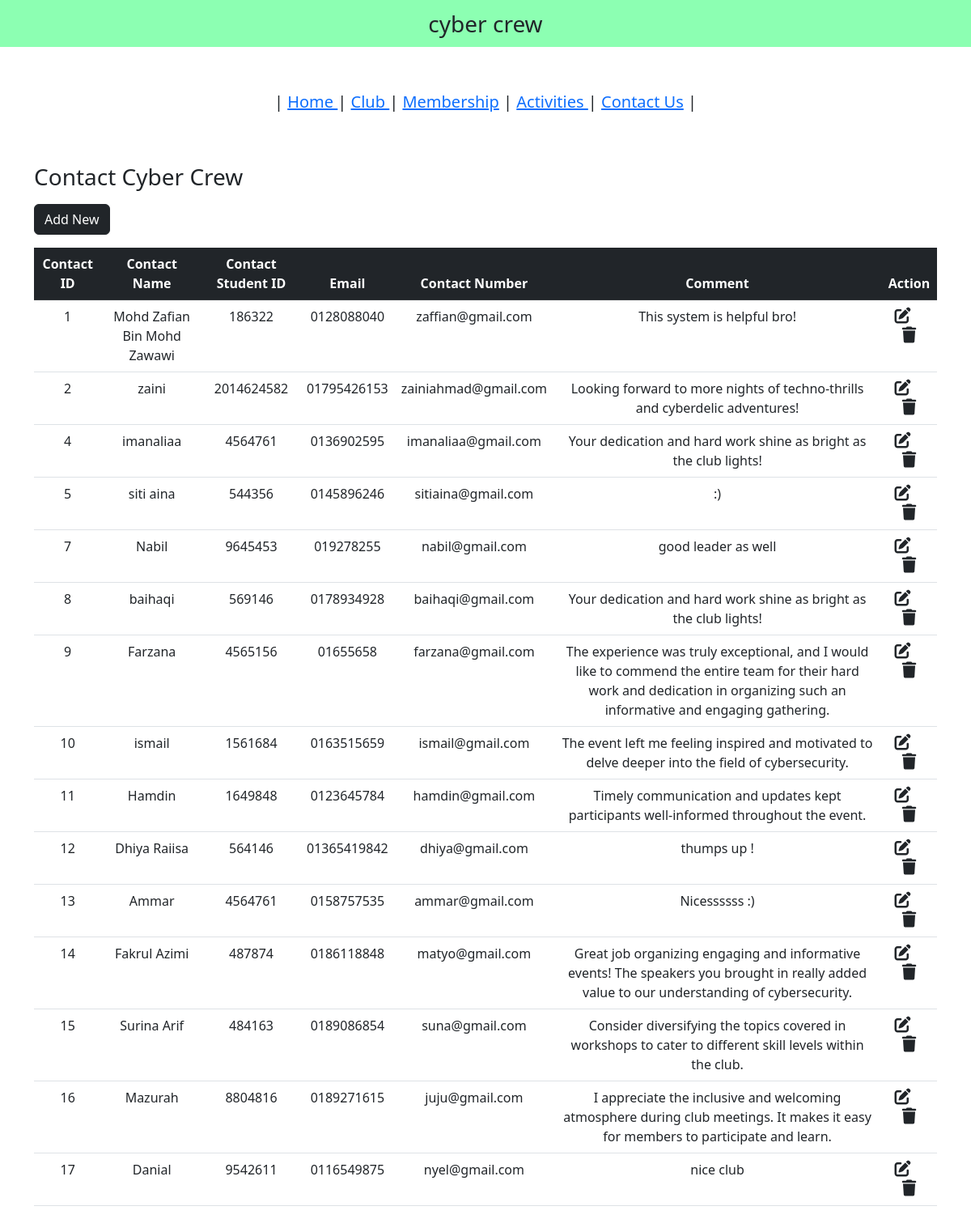
The page /contact.php on the database its author committed.
### tables this page shows
CREATE TABLE `contact` (
  `contact_id` int NOT NULL,
  `contact_name` varchar(200) NOT NULL,
  `contact_studid` int NOT NULL,
  `contact_desc` longtext NOT NULL,
  `contact_email` varchar(150) NOT NULL,
  `contact_phone` varchar(12) NOT NULL
);

### contact.php (the view, shortened to what this page needs)
<?php
include "db_conn.php";
?>
<!DOCTYPE html>
<html lang="en">
<head>
  <link href="https://cdn.jsdelivr.net/npm/bootstrap@5.2.3/dist/css/bootstrap.min.css" rel="stylesheet">
  <link rel="stylesheet" href="https://cdnjs.cloudflare.com/ajax/libs/font-awesome/6.4.0/css/all.min.css" />
</head>
<body>
  <nav class="navbar navbar-light justify-content-center fs-3 mb-5" style="background-color: #00ff5573;">
   cyber crew
  </nav>
   <nav class="navbar navbar-light justify-content-center fs-3 mb-5" style="background-color: #00fffff;">
<h5>| <a href="index.php">Home </a>| <a href="club.php">Club </a>| <a href="membership.php">Membership</a> | <a href="activity.php">Activities </a> | <a href="contact.php">Contact Us</a> | </h5></p>
</nav>
  <div class="container">
	<p align="center"><h3>Contact Cyber Crew</h3></p>
    <a href="add_contact.php" class="btn btn-dark mb-3">Add New</a>
    <table class="table table-hover text-center">
      <thead class="table-dark">
        <tr>
          <th scope="col">Contact ID</th>
          <th scope="col">Contact Name</th>
          <th scope="col">Contact Student ID</th>
          <th scope="col">Email</th>
          <th scope="col">Contact Number</th>
          <th scope="col">Comment</th>
          <th scope="col">Action</th>
        </tr>
      </thead>
      <tbody>
        <?php
        $sql = "SELECT * FROM `contact`";
        $result = mysqli_query($conn, $sql);
        while ($row = mysqli_fetch_assoc($result)) {
        ?>
          <tr>
            <td><?php echo $row["contact_id"] ?></td>
            <td><?php echo $row["contact_name"] ?></td>
            <td><?php echo $row["contact_studid"] ?></td>
            <td><?php echo $row["contact_phone"] ?></td>
            <td><?php echo $row["contact_email"] ?></td>
            <td><?php echo $row["contact_desc"] ?></td>
            <td>
              <a href="edit_Contact.php?contact_id=<?php echo $row["contact_id"] ?>" class="link-dark"><i class="fa-solid fa-pen-to-square fs-5 me-3"></i></a>
              <a href="delete_Contact.php?contact_id=<?php echo $row["contact_id"] ?>" class="link-dark"><i class="fa-solid fa-trash fs-5"></i></a>
            </td>
          </tr>
        <?php
        }
        ?>
      </tbody>
    </table>
  </div>
</body>
</html>

### rows shown on the page
contact: contact_id "1", contact_name "Mohd Zafian Bin Mohd Zawawi", contact_studid "186322", contact_phone "0128088040", contact_email "zaffian@gmail.com", contact_desc "This system is helpful bro!"
contact: contact_id "2", contact_name "zaini", contact_studid "2014624582", contact_phone "01795426153", contact_email "zainiahmad@gmail.com", contact_desc "Looking forward to more nights of techno-thrills and cyberdelic adventures!"
contact: contact_id "4", contact_name "imanaliaa", contact_studid "4564761", contact_phone "0136902595", contact_email "imanaliaa@gmail.com", contact_desc "Your dedication and hard work shine as bright as the club lights!"
contact: contact_id "5", contact_name "siti aina", contact_studid "544356", contact_phone "0145896246", contact_email "sitiaina@gmail.com", contact_desc ":)"
contact: contact_id "7", contact_name "Nabil", contact_studid "9645453", contact_phone "019278255", contact_email "nabil@gmail.com", contact_desc "good leader as well"
contact: contact_id "8", contact_name "baihaqi", contact_studid "569146", contact_phone "0178934928", contact_email "baihaqi@gmail.com", contact_desc "Your dedication and hard work shine as bright as the club lights!"
contact: contact_id "9", contact_name "Farzana", contact_studid "4565156", contact_phone "01655658", contact_email "farzana@gmail.com", contact_desc "The experience was truly exceptional, and I would like to commend the entire team for their hard work and dedication in organizing such an informative and engaging gathering."
contact: contact_id "10", contact_name "ismail", contact_studid "1561684", contact_phone "0163515659", contact_email "ismail@gmail.com", contact_desc "The event left me feeling inspired and motivated to delve deeper into the field of cybersecurity."
contact: contact_id "11", contact_name "Hamdin", contact_studid "1649848", contact_phone "0123645784", contact_email "hamdin@gmail.com", contact_desc "Timely communication and updates kept participants well-informed throughout the event."
contact: contact_id "12", contact_name "Dhiya Raiisa", contact_studid "564146", contact_phone "01365419842", contact_email "dhiya@gmail.com", contact_desc "thumps up !"
contact: contact_id "13", contact_name "Ammar", contact_studid "4564761", contact_phone "0158757535", contact_email "ammar@gmail.com", contact_desc "Nicessssss :)"
contact: contact_id "14", contact_name "Fakrul Azimi", contact_studid "487874", contact_phone "0186118848", contact_email "matyo@gmail.com", contact_desc "Great job organizing engaging and informative events! The speakers you brought in really added value to our understanding of cybersecurity."
contact: contact_id "15", contact_name "Surina Arif", contact_studid "484163", contact_phone "0189086854", contact_email "suna@gmail.com", contact_desc "Consider diversifying the topics covered in workshops to cater to different skill levels within the club."
contact: contact_id "16", contact_name "Mazurah", contact_studid "8804816", contact_phone "0189271615", contact_email "juju@gmail.com", contact_desc "I appreciate the inclusive and welcoming atmosphere during club meetings. It makes it easy for members to participate and learn."
contact: contact_id "17", contact_name "Danial", contact_studid "9542611", contact_phone "0116549875", contact_email "nyel@gmail.com", contact_desc "nice club"
